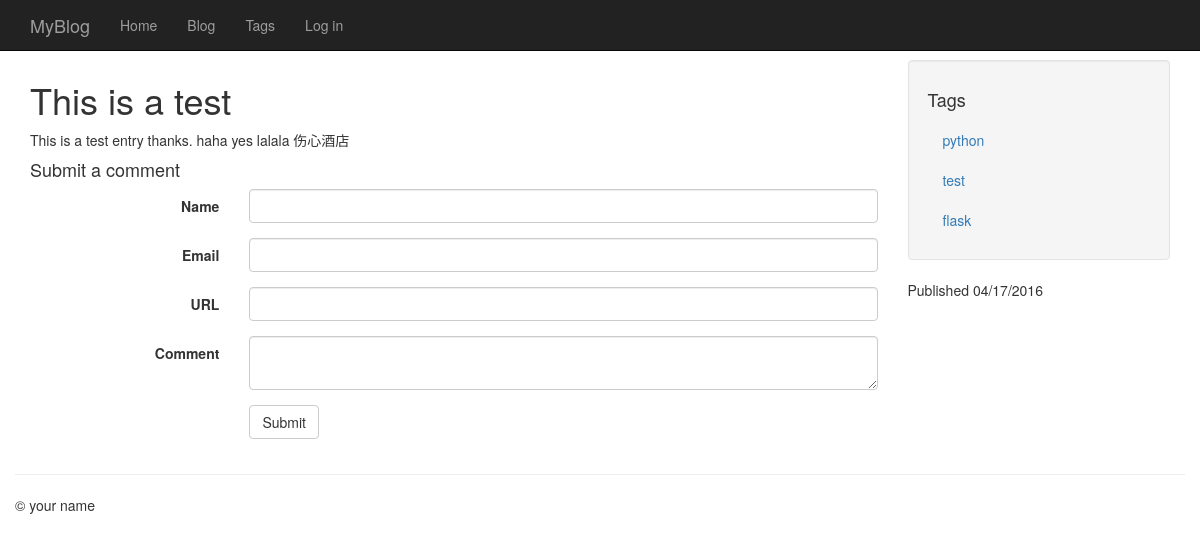
The page /entries/this-is-a-test/ on the database its author committed.
### models.py (models this page shows, shortened)
class Entry(db.Model):
    STATUS_PUBLIC = 0
    STATUS_DRAFT = 1
    STATUS_DELETED = 2
    id = db.Column(db.Integer, primary_key=True)
    title = db.Column(db.String(100))
    slug = db.Column(db.String(100), unique=True)
    body = db.Column(db.Text)
    status = db.Column(db.SmallInteger, default=STATUS_PUBLIC)
    created_timestamp = db.Column(
        db.DateTime,
        default=datetime.datetime.now)
    modified_timestamp = db.Column(
        db.DateTime,
        default= datetime.datetime.now,
        onupdate=datetime.datetime.now)
    author_id = db.Column(db.Integer, db.ForeignKey("user.id"))
    tags = db.relationship('Tag', secondary=entry_tags,
        backref=db.backref('entries', lazy='dynamic'))
    comments = db.relationship('Comment', backref='entry',
        lazy='dynamic')

class Tag(db.Model):
    id = db.Column(db.Integer, primary_key=True)
    name = db.Column(db.String(64))
    slug = db.Column(db.String(64), unique=True)

### entries/blueprint.py (the view)
@entries.route('/<slug>/')
def detail(slug):
    entry = get_entry_or_404(slug)
    form = CommentForm(data={'entry_id': entry.id})
    return render_template('entries/detail.html', entry=entry, form=form)

### entries/forms.py (shortened to what this page needs)
class CommentForm(wtforms.Form):
    name = wtforms.StringField('Name', validators=[validators.DataRequired()])
    email = wtforms.StringField('Email', validators=[
        validators.DataRequired(),
        validators.Email()])
    url = wtforms.StringField('URL', validators=[
        validators.Optional(),
        validators.URL()])
    body = wtforms.TextAreaField('Comment', validators=[
        validators.DataRequired(),
        validators.Length(min=10, max=3000)])
    entry_id = wtforms.HiddenField(validators=[
        validators.DataRequired()])

### app.py (called while the page is built)
@app.before_request
def _before_request():
    g.user = current_user

### entries/blueprint.py (called while the page is built)
def get_entry_or_404(slug, author=None):
    query = Entry.query.filter(Entry.slug == slug)
    if author:
        query = query.filter(Entry.author == author)
    else:
        query = filter_status_by_user(query)
    return query.first_or_404()

def filter_status_by_user(query):
    if not g.user.is_authenticated:
        query = query.filter(Entry.status == Entry.STATUS_PUBLIC)
    else:
        query = query.filter(
            (Entry.status == Entry.STATUS_PUBLIC) |
            ((Entry.author == g.user) &
            (Entry.status != Entry.STATUS_DELETED)))
    return query

### entries/templates/entries/detail.html (shortened to what this page needs)
{% extends "base.html" %}
{% block content_title %}{{ entry.title }}{% endblock %}
{% block sidebar%}
  <ul class="well nav nav-list">
    <li><h4>Tags</h4></li>
    {% for tag in entry.tags %}
      <li><a href="{{ url_for('entries.tag_detail', slug=tag.slug) }}">{{ tag.name }}</a></li>
    {% endfor %}
  </ul>
  <p>Published {{ entry.created_timestamp.strftime('%m/%d/%Y') }}</p>
{% endblock %}
{% block content %}
  {{ entry.body }}
  <h4 id="comment-form">Submit a comment</h4>
  {% include "entries/includes/comment_form.html" %}
{% endblock %}

### templates/base.html (style rules this page uses)
body { padding-top: 60px }

### rows shown on the page
Entry: title "This is a test", body "This is a test entry thanks. haha yes lalala 伤心酒店", created_timestamp "04/17/2016"
Tag: name "python"
Tag: name "test"
Tag: name "flask"

### other values the page prints
{{ field.label(class='col-sm-3 control-label') }} "Name Email URL Comment"
